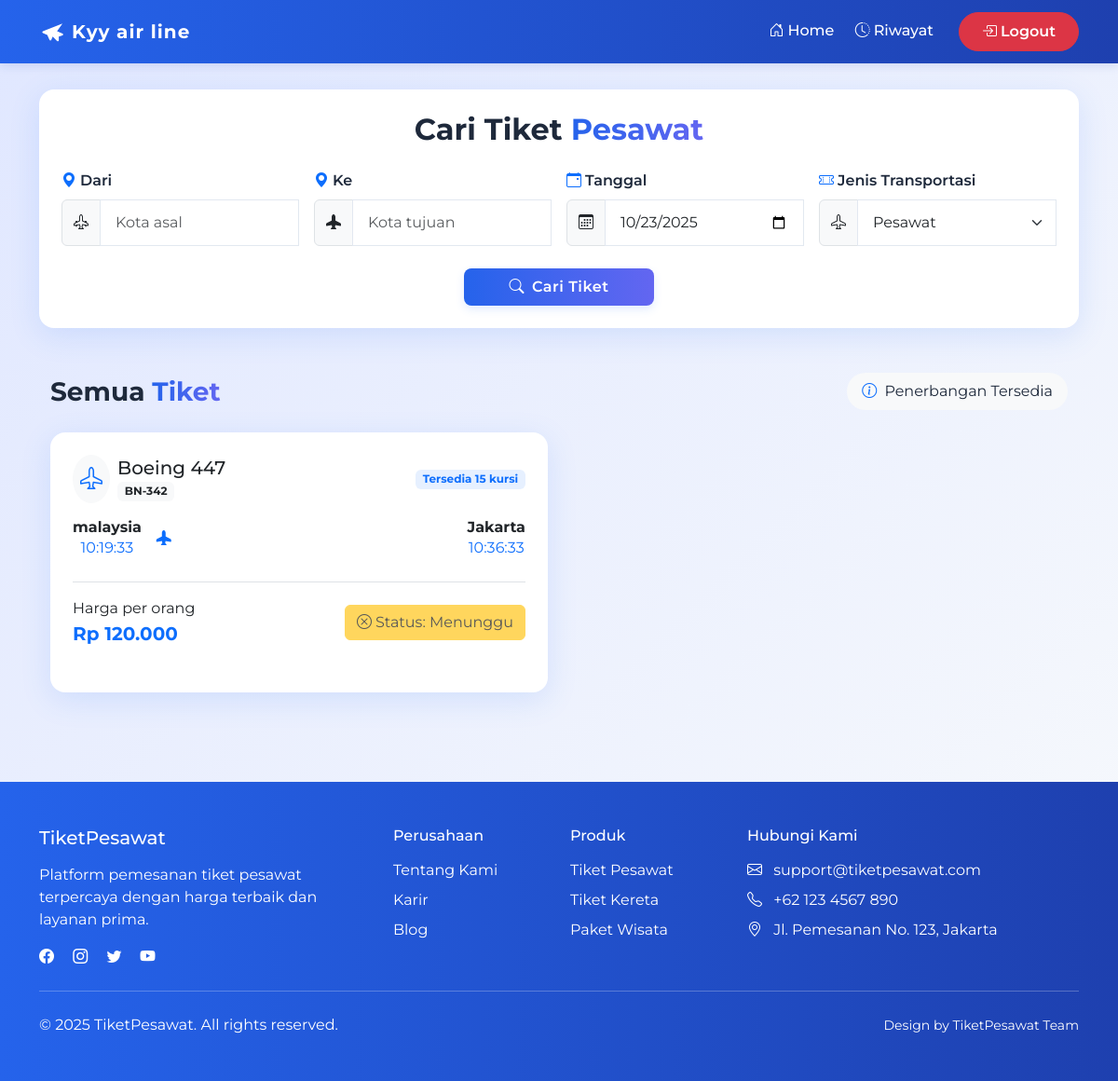
The page /pencarian.php (signed in) on the database its author committed.
### tables this page shows
CREATE TABLE `pesawat` (
  `id` int NOT NULL,
  `nama` varchar(50) NOT NULL,
  `no_penerbangan` varchar(50) NOT NULL,
  `asal` varchar(50) NOT NULL,
  `tujuan` varchar(50) NOT NULL,
  `waktu_berangkat` time DEFAULT NULL,
  `harga` decimal(12,2) NOT NULL,
  `created_at` timestamp NOT NULL DEFAULT CURRENT_TIMESTAMP,
  `updated_at` timestamp NOT NULL DEFAULT CURRENT_TIMESTAMP,
  `waktu_tiba` time DEFAULT NULL,
  `kursi_tersedia` int NOT NULL
);

CREATE TABLE `bookings` (
  `id` int NOT NULL,
  `id_pesawat` int NOT NULL,
  `id_user` int NOT NULL,
  `kode` varchar(50) NOT NULL,
  `status` enum('disetujui','menunggu') NOT NULL,
  `kelas` enum('ekonomi','bisnis','first class') NOT NULL
);

### pencarian.php (the view, shortened to what this page needs)
<?php
include "./koneksi.php";
$is_logged_in = isset($_SESSION['user_id']);
$user_id = $is_logged_in ? $_SESSION['user_id'] : null;
$user_bookings = [];
if ($is_logged_in) {
	$stmt_bookings = $mysql->prepare("SELECT id_pesawat, status FROM bookings WHERE id_user = ?");
	if ($stmt_bookings === false) {
		error_log("Prepare failed (bookings): " . $mysql->error);
	} else {
		$stmt_bookings->bind_param("i", $user_id);
		$stmt_bookings->execute();
		$bookings_result = $stmt_bookings->get_result();
		while ($row = $bookings_result->fetch_assoc()) {
			$user_bookings[$row['id_pesawat']] = $row;
		}
	}
}
$query = "SELECT * FROM pesawat";
$result_semua_tiket = $mysql->query($query)->fetch_all(MYSQLI_ASSOC);
$result_pencarian = null;
?>
<!DOCTYPE html>
<html lang="id">
<head>
	<link href="https://cdn.jsdelivr.net/npm/bootstrap@5.3.3/dist/css/bootstrap.min.css" rel="stylesheet">
	<link rel="stylesheet" href="https://cdn.jsdelivr.net/npm/bootstrap-icons@1.11.1/font/bootstrap-icons.css">
	<link rel="stylesheet" href="./assets/css/style.css">
	<link rel="stylesheet" href="https://cdnjs.cloudflare.com/ajax/libs/animate.css/4.1.1/animate.min.css" />
</head>
<body>
	<?php
	include "navbar.php";
	?>
	<section class="container py-5 mt-5">
		<div class="search-form p-4 mb-5 animate__animated animate__fadeIn">
			<h2 class="mb-4 text-center fw-bold">Cari Tiket <span class="text-primary-gradient">Pesawat</span></h2>
			<form method="GET" class="needs-validation" novalidate>
				<div class="row g-3">
					<div class="col-md-3">
						<label for="dari" class="form-label"><i class="bi bi-geo-alt-fill me-1 text-primary"></i>Dari</label>
						<div class="input-group">
							<span class="input-group-text bg-light"><i class="bi bi-airplane-engines"></i></span>
							<input type="text" class="form-control" id="dari" name="dari" placeholder="Kota asal" value="<?php echo isset($_GET['dari']) ? htmlspecialchars($_GET['dari']) : ''; ?>" required>
						</div>
					</div>
					<div class="col-md-3">
						<label for="ke" class="form-label"><i class="bi bi-geo-alt-fill me-1 text-primary"></i>Ke</label>
						<div class="input-group">
							<span class="input-group-text bg-light"><i class="bi bi-airplane-fill"></i></span>
							<input type="text" class="form-control" id="ke" name="ke" placeholder="Kota tujuan" value="<?php echo isset($_GET['ke']) ? htmlspecialchars($_GET['ke']) : ''; ?>" required>
						</div>
					</div>
					<div class="col-md-3">
						<label for="tanggal" class="form-label"><i class="bi bi-calendar-event me-1 text-primary"></i>Tanggal</label>
						<div class="input-group">
							<span class="input-group-text bg-light"><i class="bi bi-calendar3"></i></span>
							<input type="date" class="form-control" id="tanggal" name="tanggal" value="<?php echo isset($_GET['tanggal']) ? htmlspecialchars($_GET['tanggal']) : date('Y-m-d'); ?>" required>
						</div>
					</div>
					<div class="col-md-3">
						<label for="jenis" class="form-label"><i class="bi bi-ticket-perforated me-1 text-primary"></i>Jenis Transportasi</label>
						<div class="input-group">
							<span class="input-group-text bg-light"><i class="bi bi-airplane"></i></span>
							<select class="form-select" id="jenis" name="jenis" required>
								<option value="pesawat" <?php echo (isset($_GET['jenis']) && $_GET['jenis'] == 'pesawat') ? 'selected' : ''; ?>>Pesawat</option>
							</select>
						</div>
					</div>
					<div class="col-12 text-center mt-4">
						<button type="submit" class="btn btn-primary px-5 py-2 animate__animated animate__pulse animate__infinite animate__slower">
							<i class="bi bi-search me-2"></i>Cari Tiket
						</button>
					</div>
				</div>
			</form>
		</div>
		<section class="container" style="<?php if (isset($result_pencarian) && isset($_GET["dari"])) echo "margin-top: 10rem;" ?>">
			<div class="search-results">
				<div class="d-flex justify-content-between align-items-center mb-4">
					<h3 class="fw-bold mb-0">Semua <span class="text-primary-gradient">Tiket</span></h3>
					<div class="search-summary bg-light rounded-pill px-3 py-2">
						<i class="bi bi-info-circle me-1 text-primary"></i>
						<span>Penerbangan Tersedia</span>
					</div>
				</div>
				<div class="row g-4" data-animate="animate-fade-in">
					<?php
					foreach ($result_semua_tiket as $pesawat) {
						$rupiah = "Rp " . number_format($pesawat["harga"], 0, ",", ".");
						$is_booked = $is_logged_in && isset($user_bookings[$pesawat["id"]]);
						$booking_status = $is_booked ? htmlspecialchars($user_bookings[$pesawat["id"]]['status']) : '';
					?>
						<div class="col-md-6" data-animate="animate-fade-in">
							<div class="result-card card h-100">
								<div class="card-body p-4">
									<div class="d-flex justify-content-between align-items-center mb-3">
										<div class="d-flex align-items-center">
											<div class="airline-logo me-2 rounded-circle bg-light p-2">
												<i class="bi bi-airplane text-primary" style="font-size: 1.5rem;"></i>
											</div>
											<div>
												<h5 class="card-title mb-0"><?= htmlspecialchars($pesawat["nama"]) ?></h5>
												<span class="badge bg-light text-dark"><?= htmlspecialchars($pesawat["no_penerbangan"]) ?></span>
											</div>
										</div>
										<span class="badge bg-primary bg-opacity-10 text-primary"><?= "Tersedia " . $pesawat["kursi_tersedia"] . " kursi" ?? 'Tidak ada kursi tersedia' ?></span>
									</div>
									<div class="flight-route d-flex justify-content-between align-items-center mb-4 position-relative">
										<div class="text-center">
											<h6 class="fw-bold mb-0"><?= htmlspecialchars($pesawat["asal"]) ?></h6>
											<p class="mb-0 text-primary"><?= htmlspecialchars($pesawat["waktu_berangkat"]) ?></p>
										</div>
										<div class="flight-line position-relative flex-grow-1 mx-3">
											<div class="flight-icon">
												<i class="bi bi-airplane-fill text-primary"></i>
											</div>
										</div>
										<div class="text-center">
											<h6 class="fw-bold mb-0"><?= htmlspecialchars($pesawat["tujuan"]) ?></h6>
											<p class="mb-0 text-primary"><?= htmlspecialchars($pesawat["waktu_tiba"]) ?></p>
										</div>
									</div>
									<div class="d-flex justify-content-between align-items-center mt-3 pt-3 border-top">
										<div>
											<p class="mb-0">Harga per orang</p>
											<p class="card-text fw-bold text-primary mb-0 fs-5"><?= $rupiah ?></p>
										</div>
										<?php if (!$is_logged_in): ?>
											<a href="./login.php" class="btn btn-primary">
												<i class="bi bi-box-arrow-in-right me-1"></i>Pilih Tiket (Login)
											</a>
										<?php elseif ($is_booked): ?>
											<button class="btn btn-warning" disabled>
												<i class="bi bi-x-circle me-1"></i>Status: <?= ucfirst($booking_status) ?>
											</button>
										<?php else: ?>
											<a href="./konfirmasi.php?pesawat=<?= htmlspecialchars($pesawat["id"]) ?>" class="btn btn-primary">
												<i class="bi bi-check-circle me-1"></i>Pilih Tiket
											</a>
										<?php endif; ?>
									</div>
								</div>
							</div>
						</div>
					<?php
					}
					?>
				</div>
			</div>
		</section>
	</section>
	<footer class="footer text-white text-center py-5 mt-5">
		<div class="container">
			<div class="row">
				<div class="col-md-4 mb-4 mb-md-0 text-md-start">
					<h5 class="mb-3">TiketPesawat</h5>
					<p class="mb-0">Platform pemesanan tiket pesawat terpercaya dengan harga terbaik dan layanan prima.</p>
					<div class="mt-3">
						<a href="#" class="text-white me-3"><i class="bi bi-facebook"></i></a>
						<a href="#" class="text-white me-3"><i class="bi bi-instagram"></i></a>
						<a href="#" class="text-white me-3"><i class="bi bi-twitter"></i></a>
						<a href="#" class="text-white"><i class="bi bi-youtube"></i></a>
					</div>
				</div>
				<div class="col-md-2 mb-4 mb-md-0 text-md-start">
					<h6 class="mb-3">Perusahaan</h6>
					<ul class="list-unstyled">
						<li class="mb-2"><a href="#" class="text-white">Tentang Kami</a></li>
						<li class="mb-2"><a href="#" class="text-white">Karir</a></li>
						<li class="mb-2"><a href="#" class="text-white">Blog</a></li>
					</ul>
				</div>
				<div class="col-md-2 mb-4 mb-md-0 text-md-start">
					<h6 class="mb-3">Produk</h6>
					<ul class="list-unstyled">
						<li class="mb-2"><a href="#" class="text-white">Tiket Pesawat</a></li>
						<li class="mb-2"><a href="#" class="text-white">Tiket Kereta</a></li>
						<li class="mb-2"><a href="#" class="text-white">Paket Wisata</a></li>
					</ul>
				</div>
				<div class="col-md-4 text-md-start">
					<h6 class="mb-3">Hubungi Kami</h6>
					<ul class="list-unstyled">
						<li class="mb-2"><i class="bi bi-envelope me-2"></i> support@tiketpesawat.com</li>
						<li class="mb-2"><i class="bi bi-telephone me-2"></i> +62 123 4567 890</li>
						<li class="mb-2"><i class="bi bi-geo-alt me-2"></i> Jl. Pemesanan No. 123, Jakarta</li>
					</ul>
				</div>
			</div>
			<hr class="my-4 bg-white">
			<div class="row">
				<div class="col-md-6 text-md-start">
					<p class="mb-0">&copy; 2025 TiketPesawat. All rights reserved.</p>
				</div>
				<div class="col-md-6 text-md-end">
					<small>Design by TiketPesawat Team</small>
				</div>
			</div>
		</div>
	</footer>
</body>
</html>

### assets/css/style.css (style rules this page uses)
:root { --primary-color: #2563eb; --primary-dark: #1e40af; --primary-light: #60a5fa; --accent-color: #ffd700; --text-dark: #1e293b; --text-light: #f8fafc; --bg-gradient: linear-gradient(135deg, #e0e7ff 0%, #f8fafc 100%); --card-shadow: 0 8px 32px rgba(59, 130, 246, 0.15); --transition-normal: all 0.3s ease; --transition-slow: all 0.5s ease; }
* { padding: 0; margin: 0; box-sizing: border-box; }
body { display: block; width: 100vw; height: 100%; font-family: 'Montserrat', Arial, sans-serif; background: var(--bg-gradient); color: var(--text-dark); overflow-x: hidden; }
html { scroll-behavior: smooth; }
.search-form { border-radius: 1rem; background: #fff; box-shadow: var(--card-shadow); padding: 1.5rem; margin-bottom: 2rem; transition: var(--transition-normal); }
.search-form .form-control, .search-form .form-select { border-radius: 0.5rem; padding: 0.75rem 1rem; border: 1px solid #e2e8f0; transition: var(--transition-normal); }
.search-form .form-label { font-weight: 600; color: var(--text-dark); margin-bottom: 0.5rem; }
.btn-primary { background: linear-gradient(90deg, var(--primary-color) 0%, #6366f1 100%); border: none; font-weight: 600; letter-spacing: 0.5px; box-shadow: 0 4px 10px rgba(59, 130, 246, 0.15); padding: 0.75rem 1.5rem; border-radius: 0.5rem; transition: var(--transition-normal); }
.result-card { border-radius: 1rem; overflow: hidden; box-shadow: var(--card-shadow); transition: var(--transition-normal); border: none; margin-bottom: 1.5rem; }
.footer { background: linear-gradient(90deg, var(--primary-color) 0%, var(--primary-dark) 100%); color: white; padding: 2rem 0; margin-top: 3rem; }
.footer a { color: white; text-decoration: none; transition: var(--transition-normal); }
.text-primary-gradient { background: linear-gradient(90deg, var(--primary-color) 0%, #6366f1 100%); -webkit-background-clip: text; -webkit-text-fill-color: transparent; }

### rows shown on the page
pesawat: nama "Boeing 447", no_penerbangan "BN-342", kursi_tersedia "Tersedia 15 kursi", asal "malaysia", waktu_berangkat "10:19:33", tujuan "Jakarta", waktu_tiba "10:36:33", harga "Rp 120.000", id.status "Menunggu"
